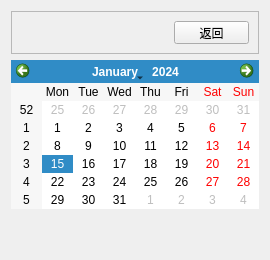
            <widget class="QWidget" name="exam_select">
             <layout class="QVBoxLayout" name="verticalLayout_11">
              <item>
               <widget class="QFrame" name="frame_9">
                <property name="frameShape">
                 <enum>QFrame::StyledPanel</enum>
                </property>
                <property name="frameShadow">
                 <enum>QFrame::Raised</enum>
                </property>
                <layout class="QHBoxLayout" name="horizontalLayout_18">
                 <item>
                  <spacer name="horizontalSpacer_3">
                   <property name="orientation">
                    <enum>Qt::Horizontal</enum>
                   </property>
                   <property name="sizeHint" stdset="0">
                    <size>
                     <width>40</width>
                     <height>20</height>
                    </size>
                   </property>
                  </spacer>
                 </item>
                 <item>
                  <widget class="QPushButton" name="back_exam_main">
                   <property name="minimumSize">
                    <size>
                     <width>75</width>
                     <height>23</height>
                    </size>
                   </property>
                   <property name="maximumSize">
                    <size>
                     <width>75</width>
                     <height>23</height>
                    </size>
                   </property>
                   <property name="text">
                    <string>返回</string>
                   </property>
                  </widget>
                 </item>
                </layout>
               </widget>
              </item>
              <item>
               <widget class="QCalendarWidget" name="exam_calendarWidget">
                <property name="autoFillBackground">
                 <bool>true</bool>
                </property>
                <property name="navigationBarVisible">
                 <bool>true</bool>
                </property>
                <property name="dateEditEnabled">
                 <bool>true</bool>
                </property>
               </widget>
              </item>
              <item>
               <spacer name="verticalSpacer_17">
                <property name="orientation">
                 <enum>Qt::Vertical</enum>
                </property>
                <property name="sizeType">
                 <enum>QSizePolicy::Maximum</enum>
                </property>
                <property name="sizeHint" stdset="0">
                 <size>
                  <width>20</width>
                  <height>40</height>
                 </size>
                </property>
               </spacer>
              </item>
             </layout>
            </widget>
